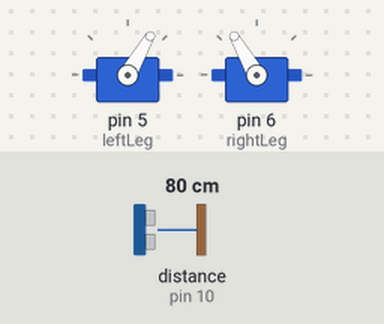
Recording of a sketch running on a simulated Arduino Uno, built with avr-gcc and run on an emulated ATmega328P. On the bench: 2 × servo. Wiring (inferred from the names in the program): ultrasonic range finder: trigger pin 9; echo pin 10. Inputs (shaded band) come from the test bench; at power-on: distance to the obstacle (sensor on pin 10) 80 cm. The echo pulse lasts 58.3 µs per cm.

Above: at 1.4 s.
1.5 s: distance to the obstacle (sensor on pin 10) set to 2 cm
At 2.2 s:
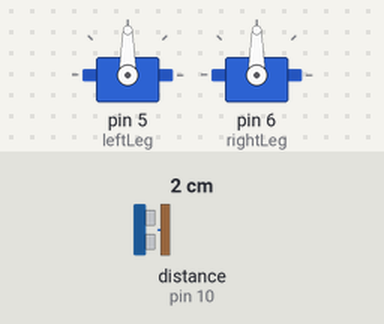
4.7 s: distance to the obstacle (sensor on pin 10) set to 35 cm
At 5.22 s:
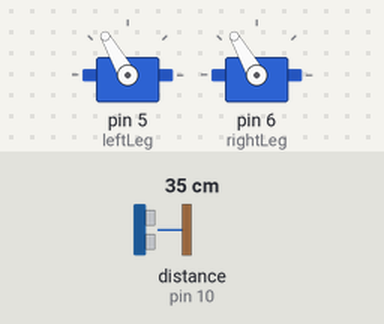
7.9 s: distance to the obstacle (sensor on pin 10) set to 4 cm
At 8.28 s:
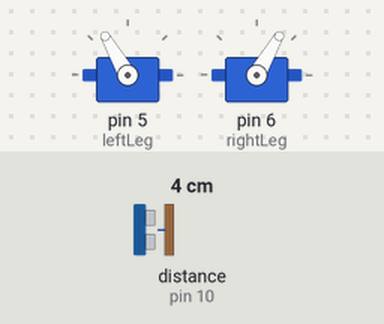
Timing chart, 0 to 17.1 s (numbered marks = the images above; inputs shaded):
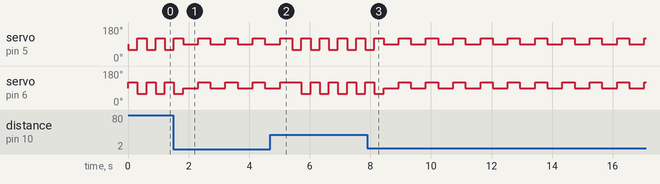

The sketch:

biped_humanoid.ino
```cpp
#include <Servo.h>

Servo leftLeg;
Servo rightLeg;

#define TRIG_PIN 9
#define ECHO_PIN 10

long duration;
int distance;

void setup() {
  leftLeg.attach(5);
  rightLeg.attach(6);

  pinMode(TRIG_PIN, OUTPUT);
  pinMode(ECHO_PIN, INPUT);

  Serial.begin(9600);

  leftLeg.write(90);
  rightLeg.write(90);
}

void loop() {
  distance = getDistance();

  if (distance < 20) {
    stopWalking();
    delay(500);
    turnRobot();
  } else {
    walkForward();
  }
}

int getDistance() {
  digitalWrite(TRIG_PIN, LOW);
  delayMicroseconds(2);
  digitalWrite(TRIG_PIN, HIGH);
  delayMicroseconds(10);
  digitalWrite(TRIG_PIN, LOW);

  duration = pulseIn(ECHO_PIN, HIGH);
  return duration * 0.034 / 2;
}

void walkForward() {
  leftLeg.write(60);
  rightLeg.write(120);
  delay(300);

  leftLeg.write(120);
  rightLeg.write(60);
  delay(300);
}

void stopWalking() {
  leftLeg.write(90);
  rightLeg.write(90);
}

void turnRobot() {
  leftLeg.write(120);
  rightLeg.write(120);
  delay(400);
}
```

Measured:
- by itself, servo on pin 5 (leftLeg), servo on pin 6 (rightLeg): repeats every 0.90 s: 90° 0.50 s, 120° 0.40 s
